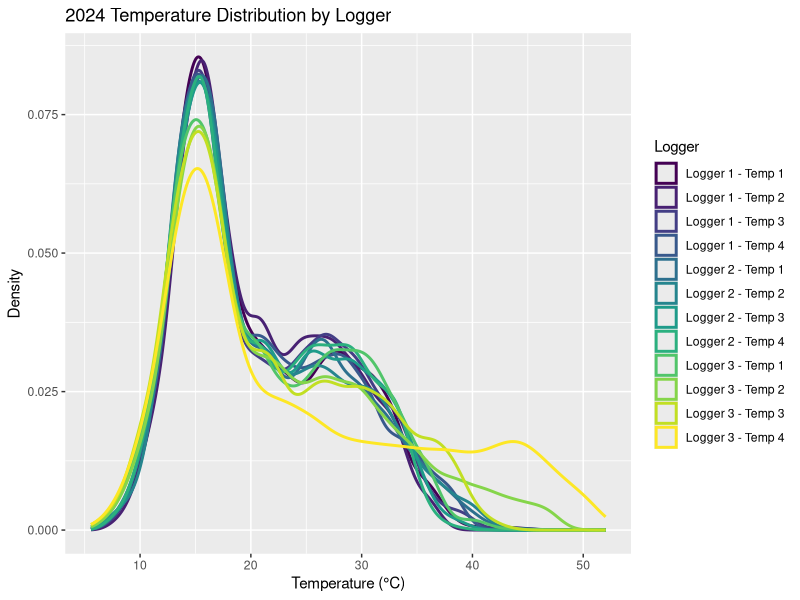
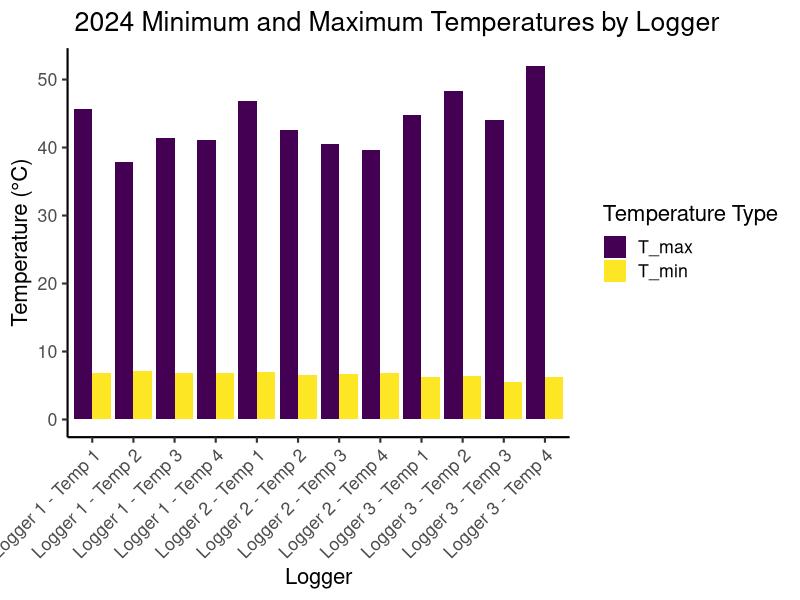
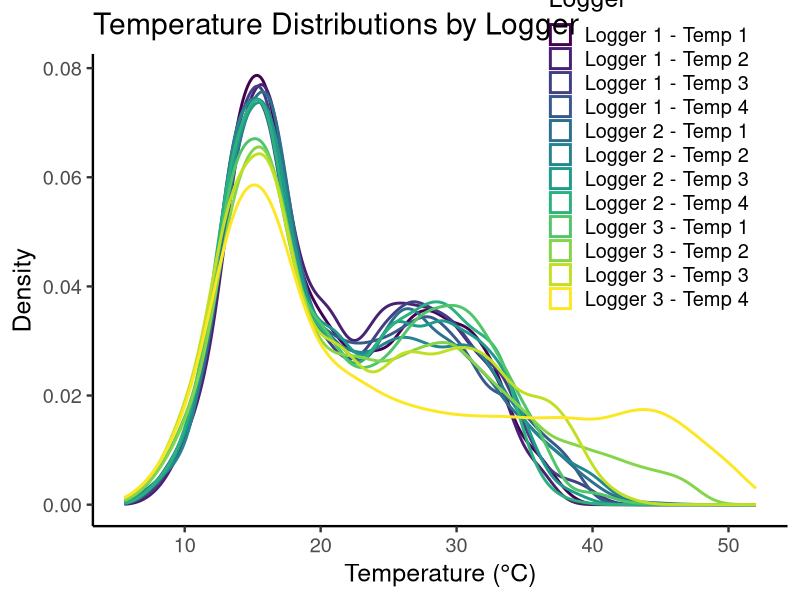
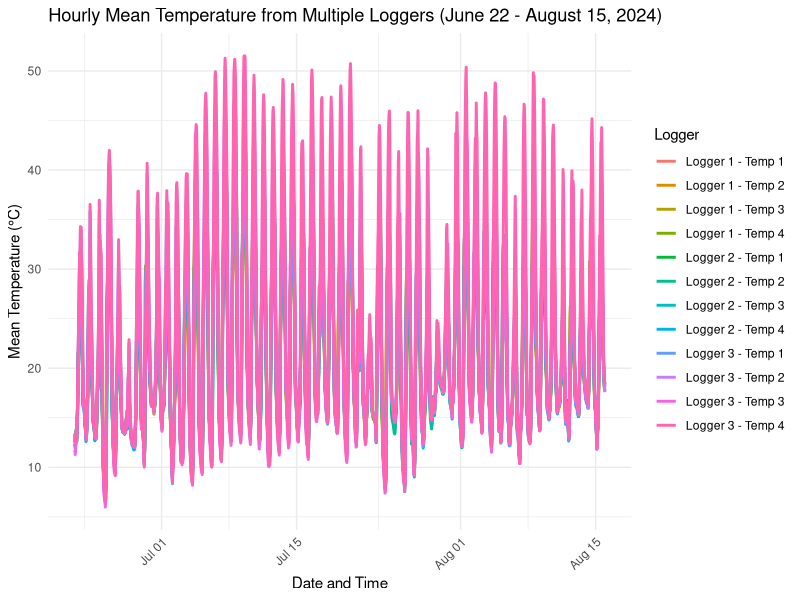

The R source for these figures, in order:
# Plotting operative model temperatures from 2024 field season
# Taylor M. Hatcher
#

# Load required libraries
library(data.table)
library(ggplot2)
library(lubridate)
library(dplyr)
library(tidyr)

setwd("~/Desktop/Repos/WARP2024")
# Load data using fread with fill = TRUE to handle mismatched columns
hobo1data2024 <- fread('Hobo_1_2024field.csv', skip = 4, fill = TRUE, na.strings = c("Logged", "Series: T-Type"))
hobo2data2024 <- fread('Hobo_2_2024field.csv', skip = 4, fill = TRUE, na.strings = c("Logged", "Series: T-Type"))
hobo3data2024 <- fread('Hobo_3_2024field.csv', skip = 4, fill = TRUE, na.strings = c("Logged", "Series: T-Type"))

# select only for columns with values-- thank you Julia
hobo1data2024 <- hobo1data2024 %>%
  select("V1", "V2", "V3", "V4", "V5")
hobo2data2024 <- hobo2data2024 %>%
  select("V1", "V2", "V3", "V4", "V5")
hobo3data2024 <- hobo3data2024 %>%
  select("V1", "V2", "V3", "V4", "V5")

# Rename the datetime column in each dataset
setnames(hobo1data2024, old = "V1", new = "datetime")
setnames(hobo2data2024, old = "V1", new = "datetime")
setnames(hobo3data2024, old = "V1", new = "datetime")

# Convert the datetime column to a proper date-time object
hobo1data2024[, datetime := mdy_hms(datetime)]
hobo2data2024[, datetime := mdy_hms(datetime)]
hobo3data2024[, datetime := mdy_hms(datetime)]

# Convert relevant temperature columns to numeric
hobo1data2024[, (2:5) := lapply(.SD, as.numeric), .SDcols = 2:5]
hobo2data2024[, (2:5) := lapply(.SD, as.numeric), .SDcols = 2:5]
hobo3data2024[, (2:5) := lapply(.SD, as.numeric), .SDcols = 2:5]

# Merge datasets by datetime
combined_loggers <- merge(hobo1data2024, hobo2data2024, by = "datetime", all = TRUE)
combined_loggers <- merge(combined_loggers, hobo3data2024, by = "datetime", all = TRUE)


# Drop rows with NA in datetime or temperature columns
combined_loggers <- na.omit(combined_loggers, cols = "datetime")

# Reshape the data to long format for plotting
long_data <- melt(combined_loggers,
                  id.vars = "datetime",
                  measure.vars = c("V2.x", "V3.x", "V4.x", "V5.x", "V2.y", "V3.y", "V4.y", "V5.y", "V2", "V3", "V4", "V5"),# copy and paste that into select
                  variable.name = "Logger",
                  value.name = "Temperature")

# Update Logger column as a factor with meaningful names
long_data <- long_data %>%
  mutate(Logger = factor(Logger, labels = c("Logger 1 - Temp 1", "Logger 1 - Temp 2", "Logger 1 - Temp 3",
                                            "Logger 1 - Temp 4", "Logger 2 - Temp 1", "Logger 2 - Temp 2",
                                            "Logger 2 - Temp 3", "Logger 2 - Temp 4",
                                            "Logger 3 - Temp 1", "Logger 3 - Temp 2", "Logger 3 - Temp 3", "Logger 3 - Temp 4")))
# Check for any missing data in long_data
table(is.na(long_data$Temperature))

# Define the start and end dates for filtering
start_date <- as.POSIXct("2024-06-22", format="%Y-%m-%d")
end_date <- as.POSIXct("2024-08-15 23:59:59", format="%Y-%m-%d %H:%M:%S")

# Filter data to include only relevant dates
filtered_data <- long_data %>%
  filter(datetime >= start_date & datetime <= end_date)

# Convert datetime to hourly granularity
filtered_data <- filtered_data %>%
  mutate(DateTime = floor_date(datetime, "hour")) %>%
  mutate(Temperature = as.numeric(Temperature))

# Calculate hourly means for each logger # code gets angry here for some reason
hourly_means <- filtered_data %>%
  group_by(DateTime, Logger) %>%
  summarise(MeanTemperature = mean(Temperature, na.rm = TRUE), .groups = 'drop')

long_data_filtered <- long_data %>%
  filter(!is.na(Temperature))

# Calculate Min and Max temperatures for each logger
temp_extremes <- long_data_filtered %>%
  group_by(Logger) %>%
  summarise(T_min = ifelse(all(is.na(Temperature)), NA, min(Temperature, na.rm = TRUE)),
            T_max = ifelse(all(is.na(Temperature)), NA, max(Temperature, na.rm = TRUE)),
            .groups = 'drop')

# Reshape the temp_extremes data into long format for plotting
temp_extremes_long <- temp_extremes %>%
  pivot_longer(cols = c(T_min, T_max), names_to = "Temperature_Type", values_to = "Temperature")

# Check how many missing values per logger
missing_data_per_logger <- long_data %>%
  group_by(Logger)%>%
  summarise(MissingCount = sum(is.na(Temperature)))
print(missing_data_per_logger)

# plotting the Temperature Distributions- Make sure that all loggers are represented
tempdisgraph <- ggplot(long_data_filtered, aes(x = Temperature, color = Logger)) +
  geom_density(size = 1) +
  scale_color_viridis_d() +
  labs(
    title = "2024 Temperature Distribution by Logger",
    x = "Temperature (°C)",
    y = "Density",
    color = "Logger"
  )
theme_classic(base_size = 18) +
  theme(legend.position = c(0.8, 0.8))
print(tempdisgraph)
# Min and Max Temperature Plot (Bar Plot)
minmaxplot <- ggplot(temp_extremes_long, aes(x = Logger, y = Temperature, fill = Temperature_Type)) +
  geom_bar(stat = "identity", position = position_dodge()) +
  scale_fill_viridis_d() +
  labs(
    title = " 2024 Minimum and Maximum Temperatures by Logger",
    x = "Logger",
    y = "Temperature (°C)",
    fill = "Temperature Type"
  ) +
  theme_classic(base_size = 16) +
  theme(axis.text.x = element_text(angle = 45, hjust = 1))
print(minmaxplot)
# Density Plot for Full Dataset (Temperature Distributions)
tempdensplot <- ggplot(filtered_data, aes(x = Temperature, color = Logger)) +
  geom_density(size = 1) +
  scale_color_viridis_d() +
  labs(
    title = "Temperature Distributions by Logger",
    x = "Temperature (°C)",
    y = "Density",
    color = "Logger"
  ) +
  theme_classic(base_size = 18) +
  theme(legend.position = c(0.8, 0.8))
print(tempdensplot)
#Plot the hourly mean temperature data
hourlymeanplot <- ggplot(hourly_means, aes(x = DateTime, y = MeanTemperature, color = Logger)) +
  geom_line(size = 1) +
  labs(title = "Hourly Mean Temperature from Multiple Loggers (June 22 - August 15, 2024)",
       x = "Date and Time", y = "Mean Temperature (°C)", color = "Logger") +
  theme_minimal() +
  theme(axis.text.x = element_text(angle = 45, hjust = 1))
print(hourlymeanplot)


